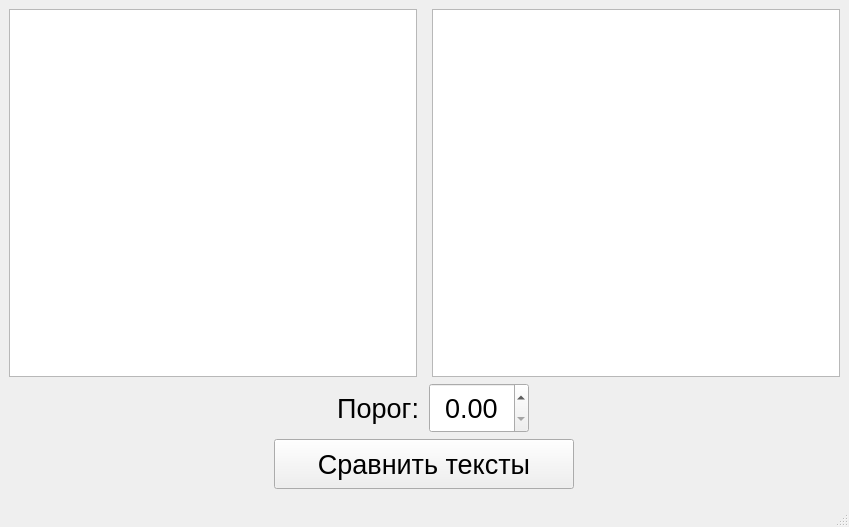
<?xml version="1.0" encoding="UTF-8"?>
<ui version="4.0">
 <class>MainWindow</class>
 <widget class="QMainWindow" name="MainWindow">
  <property name="geometry">
   <rect>
    <x>0</x>
    <y>0</y>
    <width>849</width>
    <height>527</height>
   </rect>
  </property>
  <property name="windowTitle">
   <string>MainWindow</string>
  </property>
  <widget class="QWidget" name="centralwidget">
   <layout class="QVBoxLayout" name="verticalLayout_2">
    <item>
     <layout class="QVBoxLayout" name="verticalLayout">
      <property name="sizeConstraint">
       <enum>QLayout::SetNoConstraint</enum>
      </property>
      <item>
       <layout class="QHBoxLayout" name="horizontalLayout">
        <property name="spacing">
         <number>15</number>
        </property>
        <item>
         <widget class="QPlainTextEdit" name="plainTextEdit"/>
        </item>
        <item>
         <widget class="QPlainTextEdit" name="plainTextEdit_2"/>
        </item>
       </layout>
      </item>
      <item>
       <layout class="QHBoxLayout" name="horizontalLayout_3">
        <property name="spacing">
         <number>0</number>
        </property>
        <property name="leftMargin">
         <number>300</number>
        </property>
        <property name="rightMargin">
         <number>300</number>
        </property>
        <item>
         <widget class="QLabel" name="label">
          <property name="maximumSize">
           <size>
            <width>100</width>
            <height>16777215</height>
           </size>
          </property>
          <property name="font">
           <font>
            <pointsize>20</pointsize>
           </font>
          </property>
          <property name="text">
           <string>Порог:</string>
          </property>
          <property name="alignment">
           <set>Qt::AlignRight|Qt::AlignTrailing|Qt::AlignVCenter</set>
          </property>
         </widget>
        </item>
        <item>
         <widget class="QDoubleSpinBox" name="doubleSpinBox">
          <property name="minimumSize">
           <size>
            <width>0</width>
            <height>50</height>
           </size>
          </property>
          <property name="maximumSize">
           <size>
            <width>100</width>
            <height>16777215</height>
           </size>
          </property>
          <property name="font">
           <font>
            <pointsize>20</pointsize>
           </font>
          </property>
          <property name="alignment">
           <set>Qt::AlignCenter</set>
          </property>
          <property name="maximum">
           <double>100.000000000000000</double>
          </property>
          <property name="singleStep">
           <double>5.000000000000000</double>
          </property>
         </widget>
        </item>
       </layout>
      </item>
      <item>
       <layout class="QHBoxLayout" name="horizontalLayout_2">
        <item>
         <widget class="QPushButton" name="pushButton">
          <property name="minimumSize">
           <size>
            <width>0</width>
            <height>50</height>
           </size>
          </property>
          <property name="maximumSize">
           <size>
            <width>300</width>
            <height>16777215</height>
           </size>
          </property>
          <property name="font">
           <font>
            <pointsize>20</pointsize>
           </font>
          </property>
          <property name="text">
           <string>Сравнить тексты</string>
          </property>
         </widget>
        </item>
       </layout>
      </item>
     </layout>
    </item>
   </layout>
  </widget>
  <widget class="QStatusBar" name="statusbar">
   <property name="font">
    <font>
     <pointsize>15</pointsize>
    </font>
   </property>
   <property name="layoutDirection">
    <enum>Qt::LeftToRight</enum>
   </property>
   <property name="sizeGripEnabled">
    <bool>true</bool>
   </property>
  </widget>
 </widget>
 <resources/>
 <connections/>
</ui>
